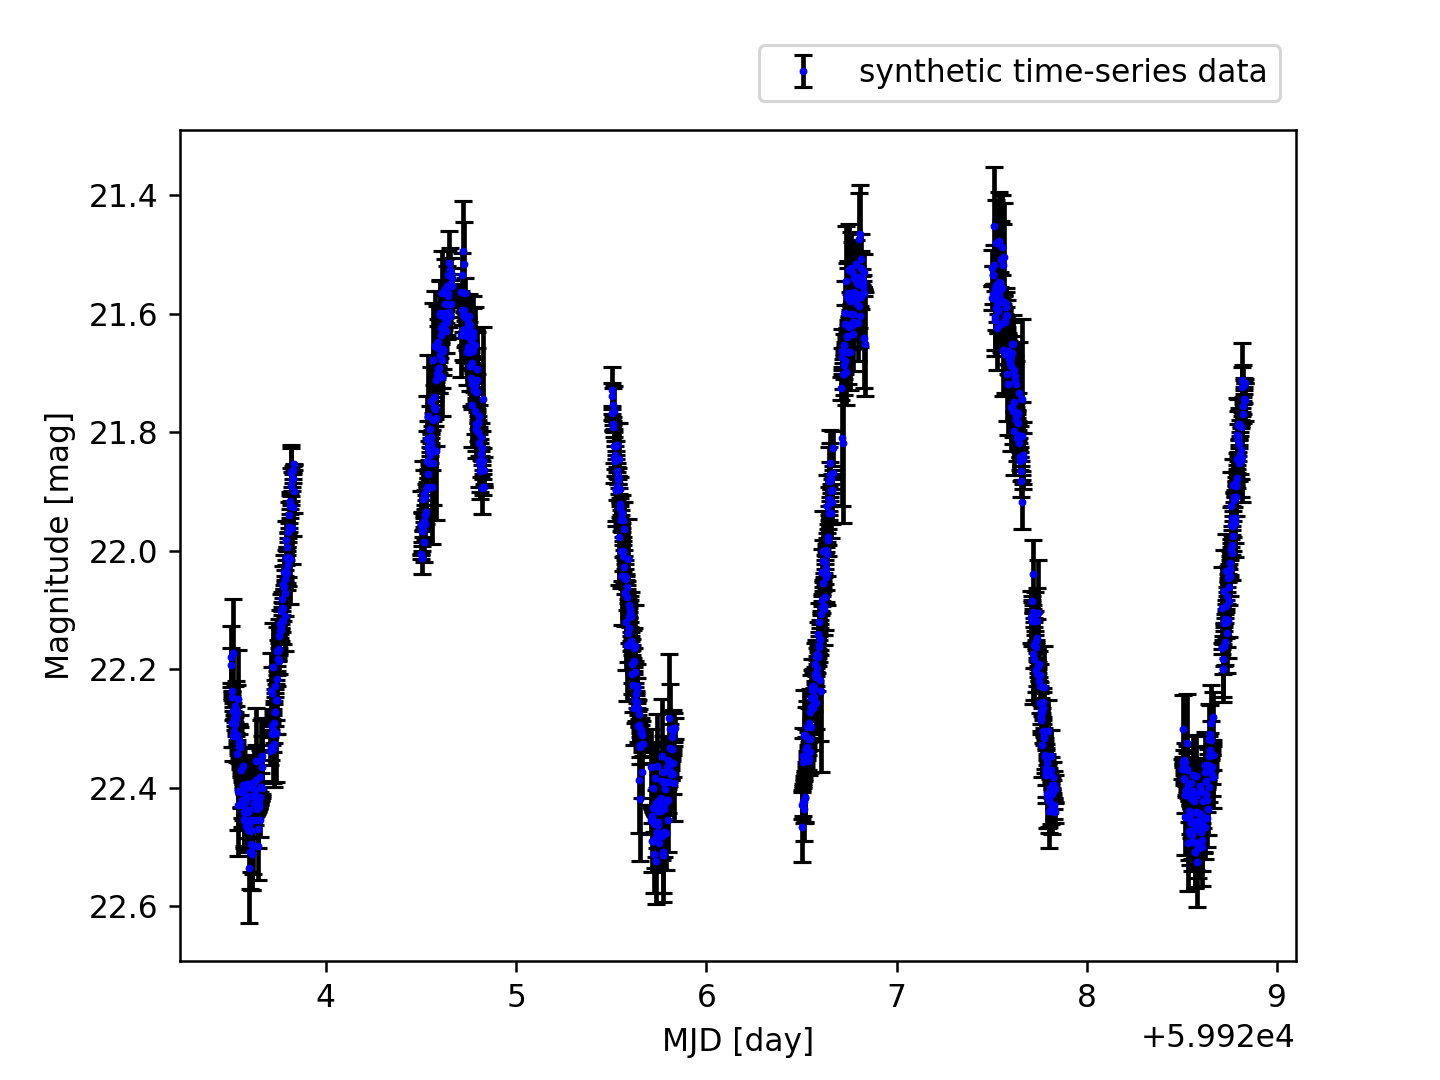

The Python source for this figure:
#!/usr/pkg/bin/python3.9

#
# Time-stamp: <2022/12/04 17:20:02 (CST) daisuke>
#

# importing argparse module
import argparse

# importing numpy module
import numpy

# importing matplotlib module
import matplotlib.figure
import matplotlib.backends.backend_agg

#
# command-line argument analysis
#

# constructing parser object
parser = argparse.ArgumentParser (description='plotting time-series data')

# adding arguments
parser.add_argument ('-i', type=str, default="in.data", \
                     help='input data file name (default: in.data)')
parser.add_argument ('-o', type=str, default="out.png", \
                     help='output figure file name (default: out.png)')

# parsing arguments
args = parser.parse_args ()

#
# input parameters
#

# data file name
file_data = args.i

# output file name
file_fig = args.o

#
# reading data from file
#

# empty numpy arrays for storing data
data_mjd = numpy.array ([])
data_mag = numpy.array ([])
data_err = numpy.array ([])

# opening file
with open (file_data, 'r') as fh:
    # reading file line-by-line
    for line in fh:
        # skipping line if the line starts with '#'
        if (line[0] == '#'):
            continue
        # removing line feed at the end of line
        line = line.strip ()
        # splitting data
        (datetime_str, mjd_str, mag_str, err_str) = line.split ()
        # conversion from string into float
        mjd = float (mjd_str)
        mag = float (mag_str)
        err = float (err_str)
        # appending the data at the end of numpy arrays
        data_mjd = numpy.append (data_mjd, mjd)
        data_mag = numpy.append (data_mag, mag)
        data_err = numpy.append (data_err, err)

#
# making a plot
#
        
# making objects "fig", "canvas", and "ax"
fig     = matplotlib.figure.Figure ()
canvasu = matplotlib.backends.backend_agg.FigureCanvasAgg (fig)
ax      = fig.add_subplot (111)

# labels
ax.set_xlabel ('MJD [day]')
ax.set_ylabel ('Magnitude [mag]')

# axes
ax.invert_yaxis ()

# plotting data
ax.errorbar (data_mjd, data_mag, yerr=data_err, \
             linestyle='None', marker='.', markersize=3, color='b', \
             ecolor='black', capsize=3, \
             label='synthetic time-series data')
ax.legend (bbox_to_anchor=(1.0, 1.12), loc='upper right')

# saving the plot into a file
fig.savefig (file_fig, dpi=225)
